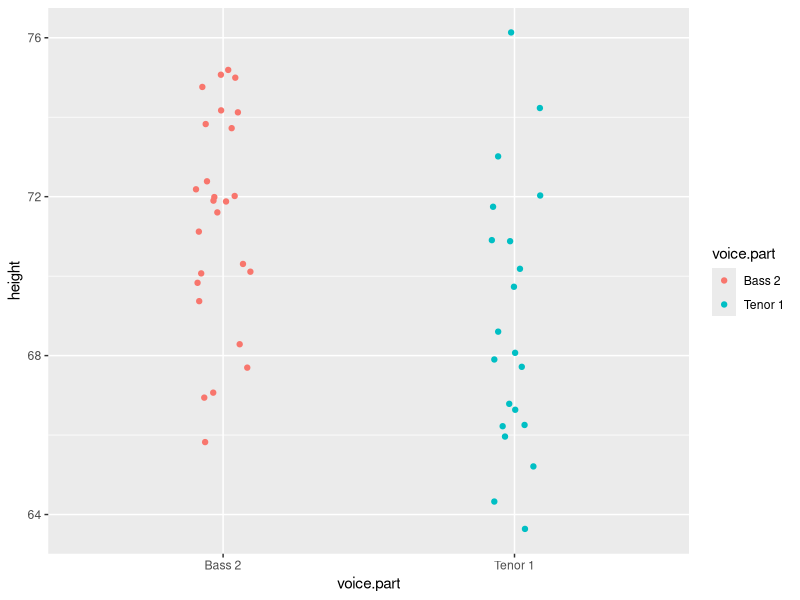
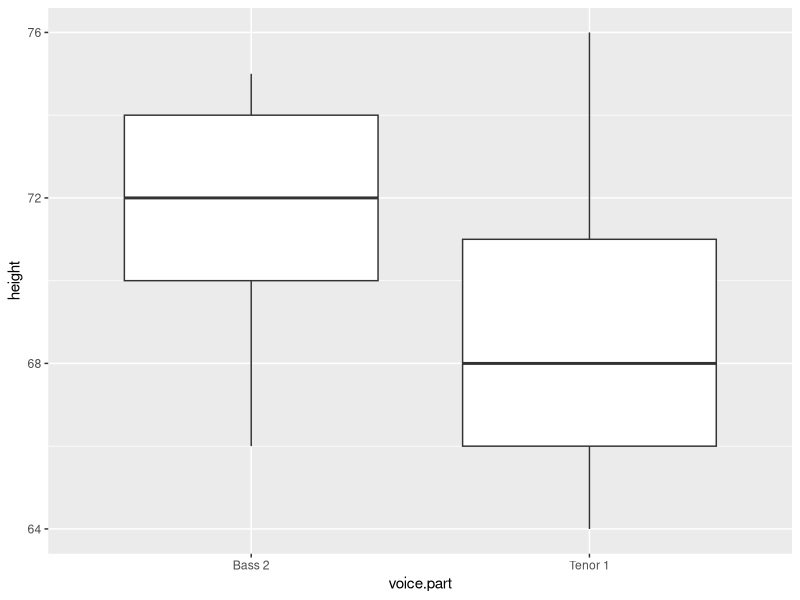
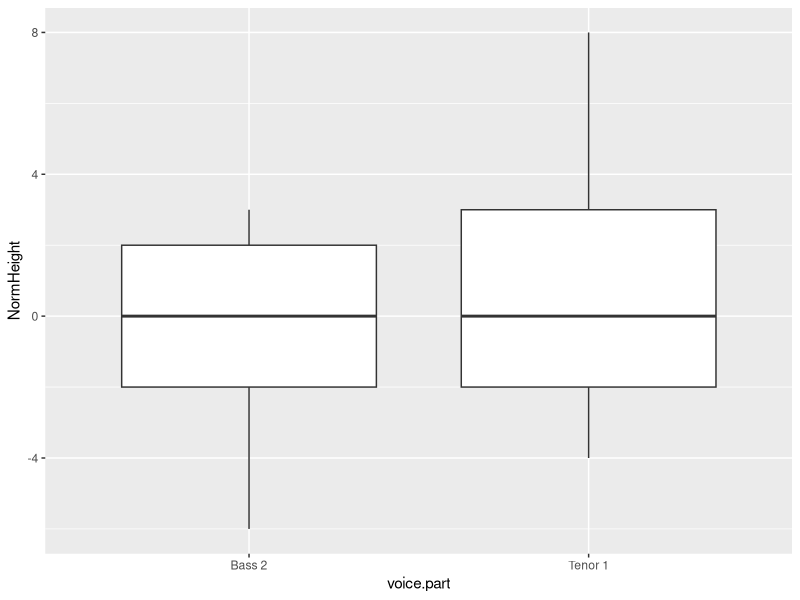

The R source for these figures, in order: (Note: this script raises an error after producing the figures.)
## ---- chunk 1
library(dplyr)
library(ggplot2)
df <- lattice::singer
df2 <- filter(df, voice.part == "Bass 2" | voice.part=="Tenor 1")
## ---- chunk 2
ggplot(df2) + aes(y=height, x=voice.part, col=voice.part) + 
             geom_jitter(position = position_jitter(width = .1))
## ---- chunk 3
df2 %>% group_by(voice.part) %>% summarize(median = median(height), count = n() )
## ---- chunk 4
ggplot(df2) + aes(x=voice.part, y=height) + geom_boxplot()
## ---- chunk 5
df2.med <- df2 %>% group_by(voice.part) %>%
           mutate_each( funs(. - median(.)), NormHeight= height)  
ggplot(df2.med) + aes(x=voice.part, y=NormHeight) + geom_boxplot()
## ---- chunk 6
df.qq <- df2 %>% group_by(voice.part) %>%
        arrange(voice.part, height)   %>%
        mutate_each( funs( (1:length(.) - 0.5) / n()), f.val=length(height))

## ---- chunk 7
ggplot(df.qq) + aes(x=f.val, y = height) + geom_line(col="grey") + geom_point()  + facet_grid( voice.part ~ .) 
